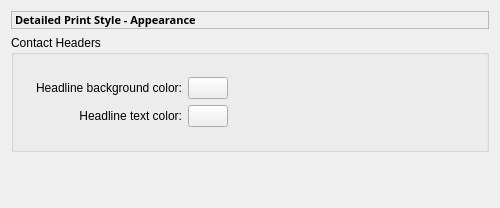
<?xml version="1.0" encoding="UTF-8"?>
<ui version="4.0">
 <class>AppearancePage_Base</class>
 <widget class="QWidget" name="AppearancePage_Base">
  <property name="geometry">
   <rect>
    <x>0</x>
    <y>0</y>
    <width>500</width>
    <height>208</height>
   </rect>
  </property>
  <property name="windowTitle">
   <string>Appearance Page</string>
  </property>
  <layout class="QVBoxLayout">
   <property name="spacing">
    <number>6</number>
   </property>
   <property name="margin">
    <number>11</number>
   </property>
   <item>
    <widget class="QLabel" name="labelHeader">
     <property name="sizePolicy">
      <sizepolicy hsizetype="Minimum" vsizetype="Minimum">
       <horstretch>0</horstretch>
       <verstretch>0</verstretch>
      </sizepolicy>
     </property>
     <property name="font">
      <font>
       <family>Sans Serif</family>
       <pointsize>8</pointsize>
       <weight>75</weight>
       <italic>false</italic>
       <bold>true</bold>
       <underline>false</underline>
       <strikeout>false</strikeout>
      </font>
     </property>
     <property name="frameShape">
      <enum>QFrame::StyledPanel</enum>
     </property>
     <property name="frameShadow">
      <enum>QFrame::Sunken</enum>
     </property>
     <property name="text">
      <string>Detailed Print Style - Appearance</string>
     </property>
     <property name="scaledContents">
      <bool>false</bool>
     </property>
     <property name="alignment">
      <set>Qt::AlignLeading|Qt::AlignLeft|Qt::AlignVCenter</set>
     </property>
    </widget>
   </item>
   <item>
    <widget class="QGroupBox" name="gbHeadline">
     <property name="sizePolicy">
      <sizepolicy hsizetype="MinimumExpanding" vsizetype="Preferred">
       <horstretch>0</horstretch>
       <verstretch>0</verstretch>
      </sizepolicy>
     </property>
     <property name="title">
      <string>Contact Headers</string>
     </property>
     <layout class="QVBoxLayout">
      <property name="spacing">
       <number>6</number>
      </property>
      <property name="margin">
       <number>11</number>
      </property>
      <item>
       <widget class="QFrame" name="frameBGColor">
        <layout class="QGridLayout">
         <property name="margin">
          <number>11</number>
         </property>
         <property name="spacing">
          <number>6</number>
         </property>
         <item row="0" column="1">
          <widget class="KColorButton" name="kcbHeaderBGColor">
           <property name="enabled">
            <bool>true</bool>
           </property>
           <property name="toolTip">
            <string>Select the headline text background color</string>
           </property>
           <property name="whatsThis">
            <string>Click this button to start a color chooser that will allow you set to the color for the headline background color.</string>
           </property>
           <property name="text">
            <string/>
           </property>
           <property name="color">
            <color>
             <red>0</red>
             <green>0</green>
             <blue>0</blue>
            </color>
           </property>
          </widget>
         </item>
         <item row="0" column="0">
          <widget class="QLabel" name="tlBackgroundColor">
           <property name="text">
            <string>Headline background color:</string>
           </property>
           <property name="alignment">
            <set>Qt::AlignRight|Qt::AlignTrailing|Qt::AlignVCenter</set>
           </property>
          </widget>
         </item>
         <item row="1" column="0">
          <widget class="QLabel" name="tlHeaderColor">
           <property name="text">
            <string>Headline text color:</string>
           </property>
           <property name="alignment">
            <set>Qt::AlignRight|Qt::AlignTrailing|Qt::AlignVCenter</set>
           </property>
          </widget>
         </item>
         <item row="1" column="1">
          <widget class="KColorButton" name="kcbHeaderTextColor">
           <property name="enabled">
            <bool>true</bool>
           </property>
           <property name="toolTip">
            <string>Select the headline text color</string>
           </property>
           <property name="whatsThis">
            <string>Click this button to start a color chooser that will allow you set to the color for the headline text.</string>
           </property>
           <property name="text">
            <string/>
           </property>
           <property name="color">
            <color>
             <red>255</red>
             <green>255</green>
             <blue>255</blue>
            </color>
           </property>
          </widget>
         </item>
         <item row="0" column="2">
          <spacer>
           <property name="orientation">
            <enum>Qt::Horizontal</enum>
           </property>
           <property name="sizeType">
            <enum>QSizePolicy::Expanding</enum>
           </property>
           <property name="sizeHint" stdset="0">
            <size>
             <width>0</width>
             <height>0</height>
            </size>
           </property>
          </spacer>
         </item>
        </layout>
       </widget>
      </item>
     </layout>
    </widget>
   </item>
   <item>
    <spacer>
     <property name="orientation">
      <enum>Qt::Vertical</enum>
     </property>
     <property name="sizeType">
      <enum>QSizePolicy::Expanding</enum>
     </property>
     <property name="sizeHint" stdset="0">
      <size>
       <width>0</width>
       <height>0</height>
      </size>
     </property>
    </spacer>
   </item>
  </layout>
 </widget>
 <customwidgets>
  <customwidget>
   <class>KColorButton</class>
   <extends>QPushButton</extends>
   <header>kcolorbutton.h</header>
  </customwidget>
 </customwidgets>
 <resources/>
 <connections/>
</ui>
